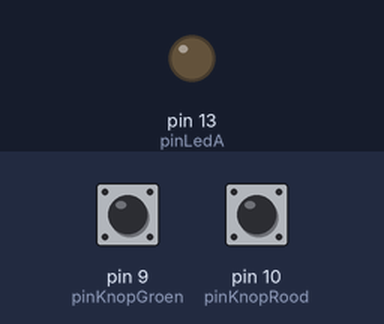
Bench run of a sketch on a simulated Arduino Uno, built with avr-gcc and run on an emulated ATmega328P. On the bench: output pins drawn as LEDs (lit = HIGH). The inputs (shaded band) are chosen by the test bench; at power-on: pin 9 (pinKnopGroen) LOW, pin 10 (pinKnopRood) LOW. What the sketch prints to the serial monitor is not drawn.

Above: at 1.2 s.
1.3 s: pin 9 (pinKnopGroen) pulled HIGH for 0.15 s
At 1.37 s:
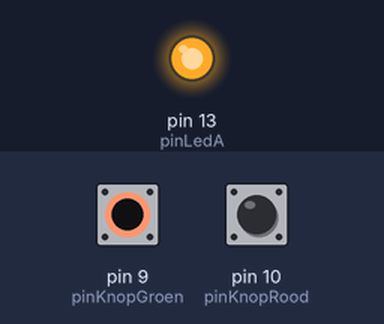
2.9 s: pin 9 (pinKnopGroen) pulled HIGH for 3.2 s
At 7.3 s:
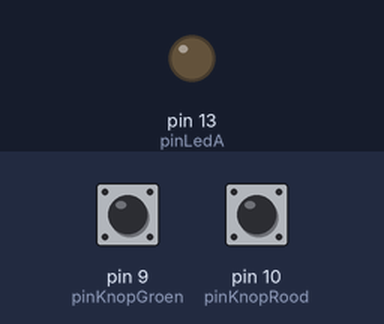
7.6 s: pin 10 (pinKnopRood) pulled HIGH for 3.2 s
At 8.7 s:
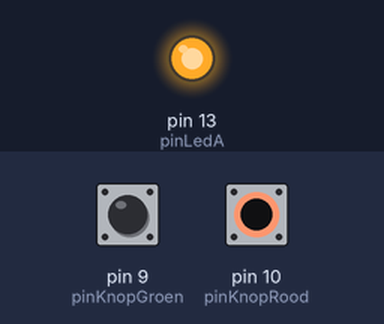
Timing chart, 0 to 12.3 s (numbered marks = the images above; inputs shaded):
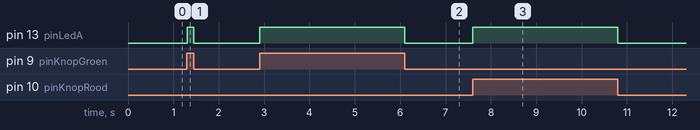

Measured:
- after the input at 1.3 s, pin 13 (pinLedA): LOW → HIGH at once, → LOW 0.15 s later
- after the input at 2.9 s, pin 13 (pinLedA): LOW → HIGH at once, → LOW 3.2 s later
- after the input at 7.6 s, pin 13 (pinLedA): LOW → HIGH at once, → LOW 3.2 s later

The sketch:

game_testcode.ino
```cpp
  /*****************************************
   Game Startcode
   met toestansdiagrammen
   Emmauscollege
   v20201114GEE
 *****************************************/

/*****************************************
   libraries die je gebruikt

   LCD met 2 regels van 16 karakters
   (de RGB backlit kan niet van kleur worden veranderd)
   https://www.arduino.cc/reference/en/libraries/grove-lcd-rgb-backlight/

 *****************************************/
#include <Wire.h>
#include "rgb_lcd.h"

/*****************************************
   variabelen die je gebruikt maken
 *****************************************/
// gebruikte pinnen
const int pinLedA   = 13; // pin van LED voor speler 1
const int pinKnopRood  = 10; // pin van knop voor speler 1
const int pinKnopGroen  = 9; // pin van knop voor speler 2

// variabelen om waarden van sensoren en actuatoren te onthouden
int knopRood = 0;
int knopGroen = 0;

// variabelen voor de toestanden
const int TELAF = 1; // tel af tot spel start
const int SPEEL = 2; // speel het spel
const int WIN   = 3; // laat zien wie de winnaar is
int toestand = TELAF;
unsigned long toestandStartTijd = 0;

/*****************************************
   setup() en loop()
 *****************************************/

void setup() {
  // enable console en stuur opstartbericht
  Serial.begin(9600);
  Serial.println("Game start");

  // zet pinmode voor leds
  pinMode(pinLedA, OUTPUT);

  // zet pinmode voor knoppen
  pinMode(pinKnopRood, INPUT);
  pinMode(pinKnopGroen, INPUT);
}

void loop() {
  // lees sensorwaarden
  knopRood = digitalRead(pinKnopRood);
  knopGroen = digitalRead(pinKnopGroen);


  if (knopRood == HIGH || knopGroen == HIGH) {
    digitalWrite(pinLedA, HIGH);
  } else {
    digitalWrite(pinLedA, LOW);
  }

  // kleine vertraging, 100 keer per seconde loopen is genoeg
  delay(10);
}
```
